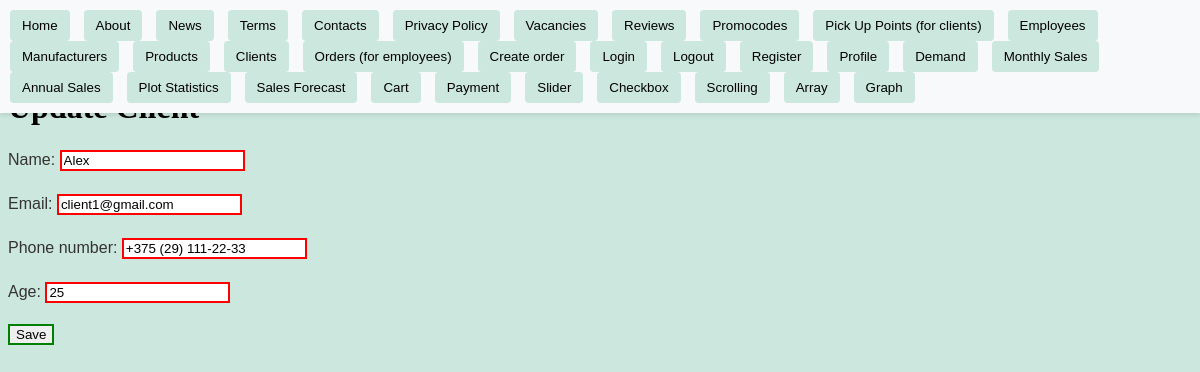
Screenshot of /clients/2/update/ with the database file from the repository.
### store/models.py (models this page shows, shortened)
class Client(models.Model):
    name = models.CharField(max_length=100)
    email = models.EmailField()
    phone_regex = RegexValidator(
        regex=r"^\+375 \(\d{2}\) \d{3}-\d{2}-\d{2}$",
        message="Phone number must be in the format '+375 (29) XXX-XX-XX'",
    )
    phone_number = models.CharField(validators=[phone_regex], max_length=20, null=True)
    age = models.PositiveIntegerField(validators=[MinValueValidator(18)])

### store/views/client_views.py (the view)
# urls.py: path("clients/<int:pk>/update/", client_update, name="client_update"),
def client_update(request, pk):
    client = get_object_or_404(Client, pk=pk)
    if request.method == "POST":
        form = ClientForm(request.POST, instance=client)
        if form.is_valid():
            form.save()
            return redirect("client_list")
    else:
        form = ClientForm(instance=client)
    return render(request, "client/client_form.html", {"form": form})

### store/forms.py
class ClientForm(forms.ModelForm):
    class Meta:
        model = Client
        fields = ["name", "email", "phone_number", "age"]

### store/templates/client/client_form.html (shortened to what this page needs)
{% extends "base.html" %}
{% block content%}
    <h1>{% if form.instance.pk %}Update Client{% else %}Create Client{% endif %}</h1>
    <form method="post" enctype="multipart/form-data">
        {{ form.as_p }}
        <input type="submit" value="Save">
    </form>
{% endblock content %}

### static/styles.css (style rules this page uses)
p { font-family: Arial, sans-serif; font-size: 16px; color: #333; line-height: 1.5; margin-bottom: 20px; }
input:enabled { border: 2px solid green; }
input:required { border: 2px solid red; }
body { background-color: #cce7dd; }

### rows the page displays
Client: name "Alex", email "client1@gmail.com", phone_number "+375 (29) 111-22-33", age "25"
